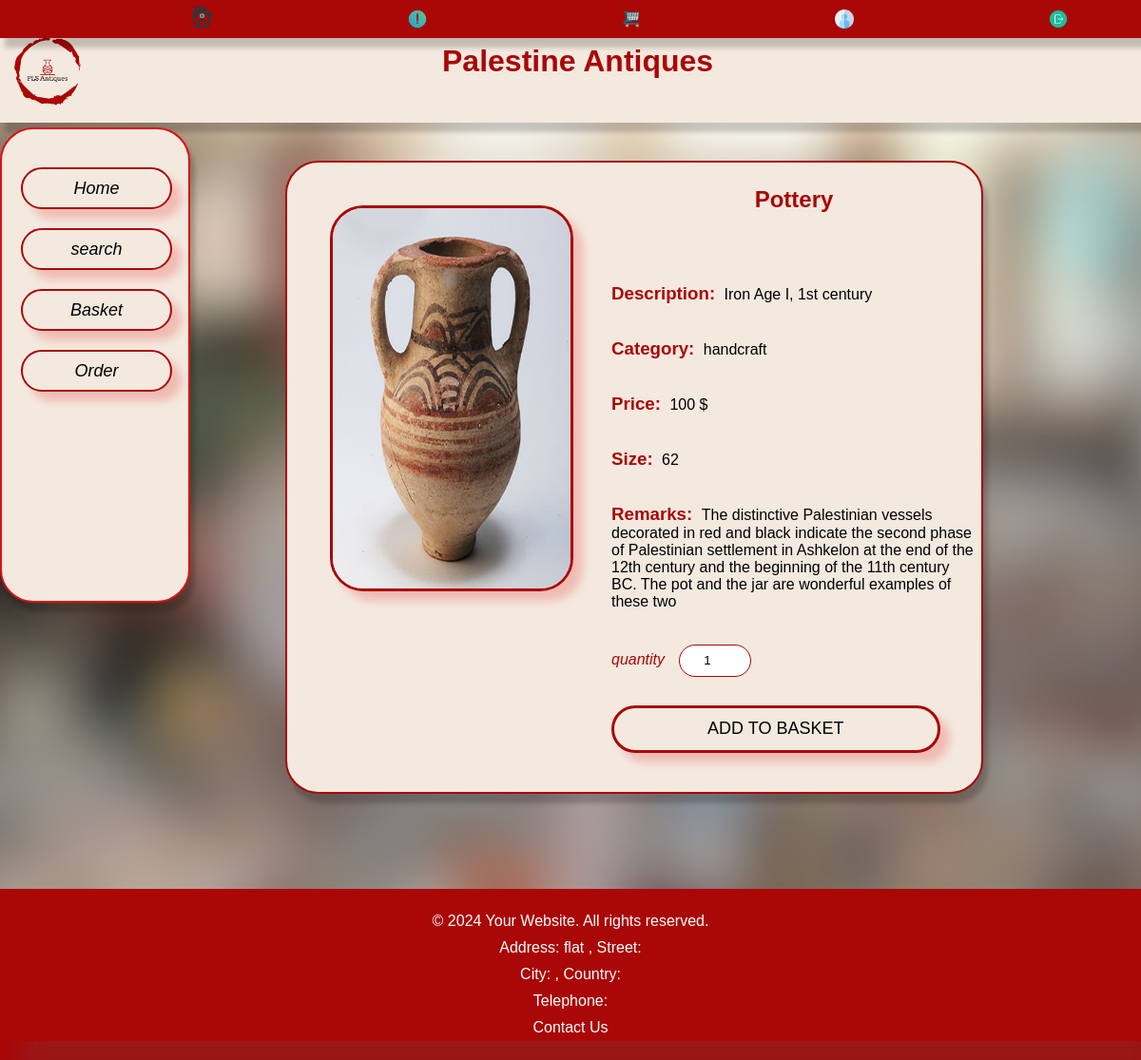
Page /view_product.php?id=0000000000 on the committed database.
### tables this page shows
CREATE TABLE `product` (
  `name` varchar(32) NOT NULL,
  `description` varchar(32) NOT NULL,
  `category` varchar(32) NOT NULL,
  `price` double(10,0) NOT NULL,
  `size` text NOT NULL,
  `remark` varchar(255) NOT NULL,
  `id` varchar(32) NOT NULL,
  `picture` varchar(255) NOT NULL,
  `quantity` int(32) NOT NULL
);

### view_product.php (the view, shortened to what this page needs)
<?php
include("db.php");
$productID = isset($_GET['id']) ? $_GET['id'] : null;
$sql = "SELECT * FROM product WHERE id = :id";
$stmt = $conn->prepare($sql);
$stmt->bindParam(':id', $productID);
$stmt->execute();
$product = $stmt->fetch(PDO::FETCH_ASSOC);
    ?>
<!DOCTYPE html>
<html lang="en">
<head>
    <link rel="stylesheet" href="styles.css">
</head>
<body>
<?php include("header.php");include("leftside.php"); ?>
    <div class="center_view" >
   <div class="container">
    <img  src="uploads/<?php echo $product['picture']; ?>" alt="Product Image">
    <div class="view_product">
    <h2><?php echo $product['name']; ?></h2>
    <br><br><br>
    <h3>Description:</h3>
    <p><?php echo $product['description']; ?></p>
    <br><br><br>
    <h3>Category:</h3>
    <p> <?php echo $product['category']; ?></p>
      <br><br><br>
    <h3>Price:</h3>
    <p> <?php echo $product['price']; ?> $</p>
    <br><br><br>
    <h3>Size:</h3>
     <p><?php echo $product['size']; ?></p>
     <br><br><br>
    <h3>Remarks:</h3>
    <p> <?php echo $product['remark']; ?></p>
    <br><br><br>
    <form action="add_to_basket.php" method="post">
    <label for="quantity_in_order">quantity</label>
    <input type="number" name="quantity_in_order" id="quantity_in_order" min="1" value="1">
    <input type="submit" class="add-to-basket"  value="ADD TO BASKET"  name="add-to-basket" id="add-to-basket">
    </form>
    <br><br>
    </div>
  </div>
</div>
    <?php include("footer.php"); ?>
</body>
</html>

### styles.css (style rules this page uses)
body { font-family: 'Arial', sans-serif; background-color: #e6e6e6; background-image: "images/backg.jpg"; margin: 0; background-image: url('images/backg.png'); background-size: cover; background-repeat: no-repeat; background-position: center; }
.container { border: 2px solid #aa0707; padding: 5px; margin-top: 40px; margin-left: 25%; background-color: #f4e9df; color: #000000; border-radius: 35px; width: 60%; height: auto; box-shadow: 5px 10px 5px rgba(0, 0, 0, 0.2); display: flex; }
.container img { border: 3px solid #aa0707; margin-left: 40px; margin-top: 40px; margin-bottom: 50px; box-shadow: 10px 10px 10px rgba(226, 0, 0, 0.2); border-radius: 35px; width: 250px; height: 400px; }
.view_product { text-align: left; margin-left: 40px; }
.view_product h3 { display: inline; margin-right: 5px; color: #aa0707; }
.view_product p { display: inline; }
#quantity_in_order { border-radius: 22px; width: 70px; height: 30px; text-align: center; margin-left: 10px; border: 1px solid #aa0707; }
.add-to-basket { border: 3px solid #aa0707; border-radius: 40px; width: 90%; height: 50px; box-shadow: 10px 10px 10px rgba(226, 0, 0, 0.2); background-color: #f4e9df; color:#000000 ; font-size: 18px; margin-top: 30px; transition: all 0.4s; font-weight:500s; }
h2 { text-align: center; color: #aa0707; }
label { margin-bottom: 8px; color: #aa0707; font-style: italic; }

### rows in the picture
product: picture (picture), name "Pottery", description "Iron Age I, 1st century", category "handcraft", price "100", size "62", remark "The distinctive Palestinian vessels decorated in red and black indicate the second phase of Palestinian settlement in Ashkelon at the end of the 12th century and the beginning of the 11th century BC. The pot and the jar are wonderful examples of these two"
